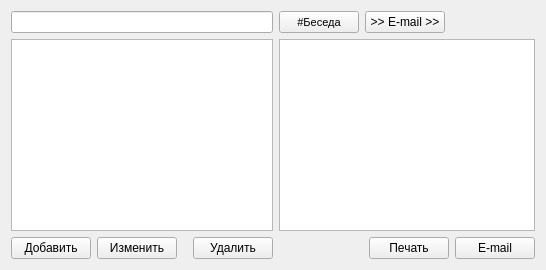
      <widget class="QWidget" name="tab_Contacts">
       <attribute name="title">
        <string>Контакты</string>
       </attribute>
       <layout class="QHBoxLayout" name="horizontalLayout_25">
        <item>
         <layout class="QVBoxLayout" name="verticalLayout_15">
          <item>
           <widget class="QLineEdit" name="lineEdit_search_contact">
            <property name="maximumSize">
             <size>
              <width>300</width>
              <height>16777215</height>
             </size>
            </property>
           </widget>
          </item>
          <item>
           <widget class="QListView" name="listView_contacts">
            <property name="maximumSize">
             <size>
              <width>300</width>
              <height>16777215</height>
             </size>
            </property>
           </widget>
          </item>
          <item>
           <layout class="QHBoxLayout" name="horizontalLayout_22">
            <property name="sizeConstraint">
             <enum>QLayout::SetNoConstraint</enum>
            </property>
            <item>
             <widget class="QPushButton" name="pushButton_add_contact">
              <property name="text">
               <string>Добавить</string>
              </property>
             </widget>
            </item>
            <item>
             <widget class="QPushButton" name="pushButton_edit_contact">
              <property name="text">
               <string>Изменить</string>
              </property>
             </widget>
            </item>
            <item>
             <spacer name="horizontalSpacer_9">
              <property name="orientation">
               <enum>Qt::Horizontal</enum>
              </property>
              <property name="sizeType">
               <enum>QSizePolicy::Ignored</enum>
              </property>
              <property name="sizeHint" stdset="0">
               <size>
                <width>10</width>
                <height>20</height>
               </size>
              </property>
             </spacer>
            </item>
            <item>
             <widget class="QPushButton" name="pushButton_delete_contact">
              <property name="text">
               <string>Удалить</string>
              </property>
             </widget>
            </item>
           </layout>
          </item>
         </layout>
        </item>
        <item>
         <layout class="QVBoxLayout" name="verticalLayout_18">
          <item>
           <layout class="QHBoxLayout" name="horizontalLayout_30">
            <item>
             <widget class="QPushButton" name="pushButton_HashClientMeetingContact">
              <property name="enabled">
               <bool>true</bool>
              </property>
              <property name="minimumSize">
               <size>
                <width>0</width>
                <height>0</height>
               </size>
              </property>
              <property name="maximumSize">
               <size>
                <width>100</width>
                <height>100</height>
               </size>
              </property>
              <property name="font">
               <font>
                <pointsize>8</pointsize>
               </font>
              </property>
              <property name="text">
               <string>#Беседа</string>
              </property>
             </widget>
            </item>
            <item>
             <widget class="QPushButton" name="pushButton_WriteALetterToContact">
              <property name="enabled">
               <bool>true</bool>
              </property>
              <property name="text">
               <string>&gt;&gt; E-mail &gt;&gt;</string>
              </property>
             </widget>
            </item>
            <item>
             <spacer name="horizontalSpacer_12">
              <property name="orientation">
               <enum>Qt::Horizontal</enum>
              </property>
              <property name="sizeHint" stdset="0">
               <size>
                <width>40</width>
                <height>20</height>
               </size>
              </property>
             </spacer>
            </item>
           </layout>
          </item>
          <item>
           <widget class="QTextBrowser" name="textBrowser_contact_data"/>
          </item>
          <item>
           <layout class="QHBoxLayout" name="horizontalLayout_29">
            <item>
             <spacer name="horizontalSpacer_11">
              <property name="orientation">
               <enum>Qt::Horizontal</enum>
              </property>
              <property name="sizeHint" stdset="0">
               <size>
                <width>40</width>
                <height>20</height>
               </size>
              </property>
             </spacer>
            </item>
            <item>
             <widget class="QPushButton" name="pushButton_PrintContactInfo">
              <property name="enabled">
               <bool>true</bool>
              </property>
              <property name="text">
               <string>Печать</string>
              </property>
             </widget>
            </item>
            <item>
             <widget class="QPushButton" name="pushButton_SendContactInfo">
              <property name="enabled">
               <bool>true</bool>
              </property>
              <property name="text">
               <string>E-mail</string>
              </property>
             </widget>
            </item>
           </layout>
          </item>
         </layout>
        </item>
       </layout>
      </widget>
